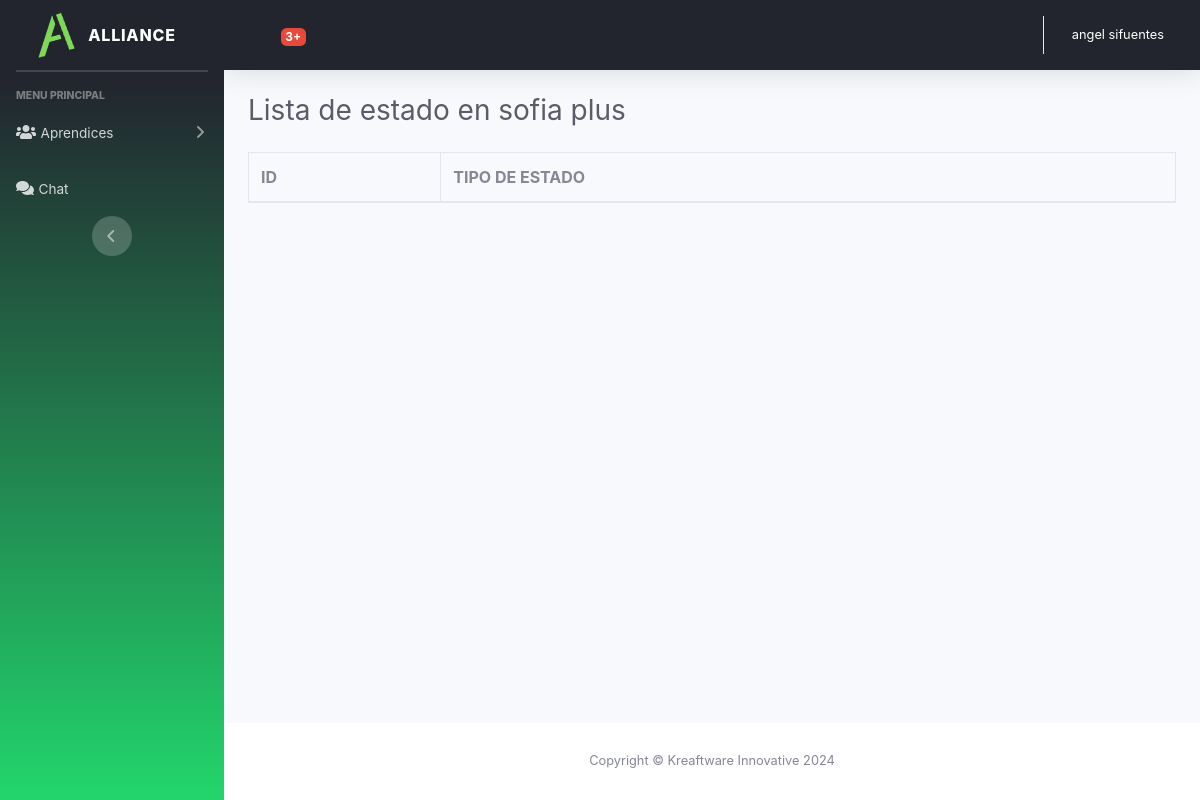
Page /sistema/lista_estado.php (signed in) on the earlier database version.
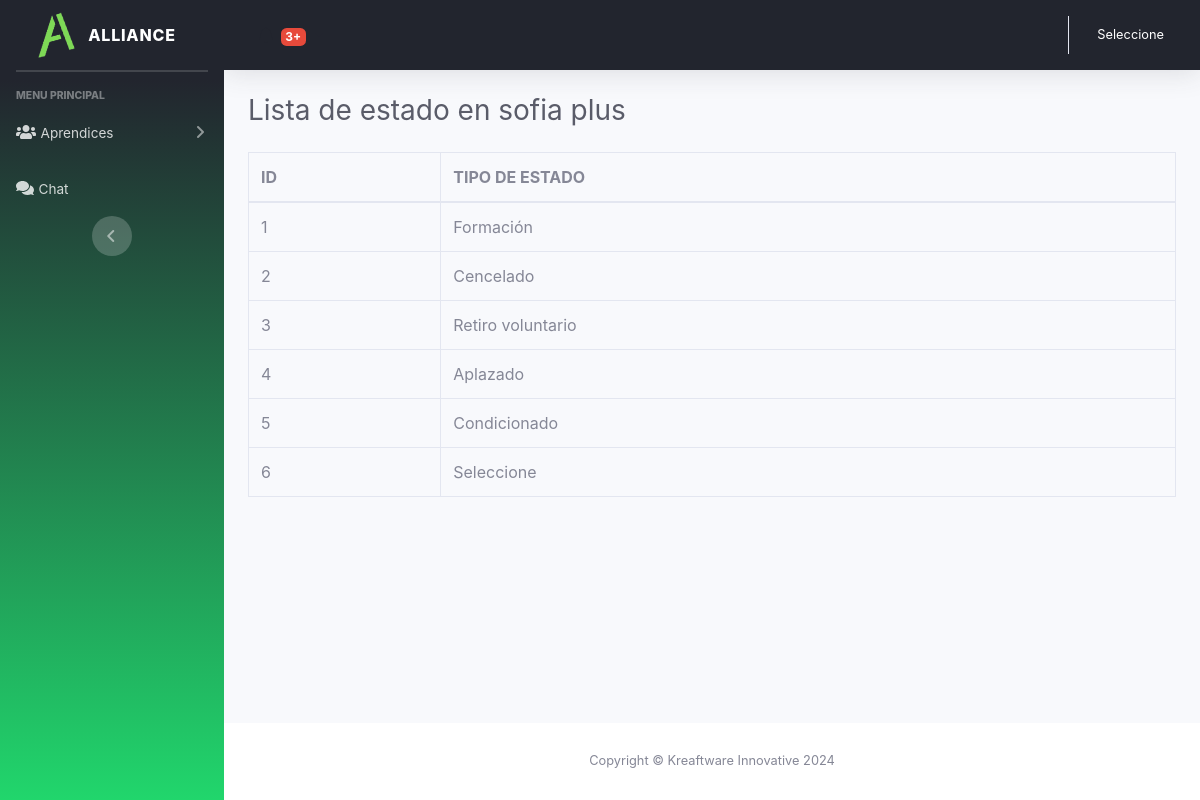
Same page on the later database version.
### tables this page shows
CREATE TABLE IF NOT EXISTS `estado_apre` (
  `id_estado` int NOT NULL AUTO_INCREMENT,
  `cod_estado` int NOT NULL,
  `estado_apren` varchar(250) NOT NULL,
  PRIMARY KEY (`id_estado`)
);

### sistema/lista_estado.php (the view, shortened to what this page needs)
<?php include_once "includes/header.php"; ?>
<div class="container-fluid">
	<div class="d-sm-flex align-items-center justify-content-between mb-4">
		<h1 class="h3 mb-0 text-gray-800">Lista de estado en  sofia plus</h1>
	</div>
    <div class="row">
		<div class="col-lg-12">
	    	<div class="table-responsive">
				<table class="table table-bordered" id="table">
					<thead class="table table-bordered " width="100%" cellspacing="0">
                                <tr>
                                    <th>ID</th>
                                    <th>TIPO DE ESTADO</th>
                                </tr>
                            </thead>
                            <tbody>
                                <?php
                                include "../conexion.php";
                                $query = mysqli_query($conexion, "SELECT * FROM estado_apre");
                                $result = mysqli_num_rows($query);
                                if ($result > 0) {
                                    while ($data = mysqli_fetch_assoc($query)) { ?>
                                        <tr>
                                            <td><?php echo $data['id_estado']; ?></td>
                                            <td><?php echo $data['estado_apren']; ?></td>
                                        </tr>
                                <?php }
                                } ?>
                            </tbody>
				</table>
			  </div>
        </div>
     </div>
</div>
</div>
<?php include_once "includes/footer.php"; ?>

### sistema/includes/header.php (shortened to what this page needs)
<!DOCTYPE html>
<html lang="en">
<head>
	<link href="css/style.css" rel="stylesheet">
	<link href="css/sb-admin-2.min.css" rel="stylesheet">
	<link rel="stylesheet" href="css/dataTables.bootstrap4.min.css">
	<link rel="stylesheet" href="https://cdnjs.cloudflare.com/ajax/libs/font-awesome/6.0.0-beta3/css/all.min.css">
</head>
<body id="page-top">
	<div id="wrapper">
		<?php include_once "includes/menu.php"; ?>
		<div id="content-wrapper" class="d-flex flex-column">
			<div id="content">
				<nav class="navbar navbar-expand navbar-light bg-primary text-white topbar mb-4 static-top shadow">
					<a class="nav-link dropdown-toggle" href="#" id="alertsDropdown" role="button"
                                data-toggle="dropdown" aria-haspopup="true" aria-expanded="false">
                                <i class="fas fa-bell fa-fw"></i>
                                <span class="badge badge-danger badge-counter">3+</span>
                            </a>
					<ul class="navbar-nav ml-auto">
						<li class="nav-item dropdown no-arrow">
							<a class="nav-link dropdown-toggle" href="#" id="userDropdown" role="button" data-toggle="dropdown" aria-haspopup="true" aria-expanded="false">
								<span class="mr-2 d-none d-lg-inline small text-white"><?php echo $_SESSION['nombre']; ?></span>
							</a>
						</li>
					</ul>
				</nav>

### sistema/includes/menu.php (shortened to what this page needs)
<ul class="navbar-nav bg-gradient-primary sidebar sidebar-dark accordion" id="accordionSidebar">
	<a class="sidebar-brand d-flex align-items-center justify-content-center" href="index.php">
		<div class="sidebar-brand-icon rotate-n-15">
			<img src="../assets/img/logo.png"   style="height: 40px;
  width: 40px;   padding: 0rem;">
		</div>
		<div class="sidebar-brand-text mx-3">Alliance</div>
	</a>
	<hr class="sidebar-divider my-0">
	<hr class="sidebar-divider">
	<div class="sidebar-heading">
		Menu principal
	</div>
	<li class="nav-item">
		<a class="nav-link collapsed" href="#" data-toggle="collapse" data-target="#collapseClientes" aria-expanded="true" aria-controls="collapseUtilities">
		<i class="fas fa-solid fa-users"></i>
			<span>Aprendices</span>
		</a>
	</li>
	<li class="nav-item">
		<a class="nav-link collapsed" href="chat.php" >
		<i class="fas fa-solid fa-comments"></i>
			<span>Chat</span>
		</a>
	</li>
	        <div class="text-center d-none d-md-inline">
                <button class="rounded-circle border-0" id="sidebarToggle"></button>
            </div>
</ul>

### sistema/includes/footer.php (shortened to what this page needs)
<footer class="sticky-footer bg-white">
  <div class="container my-auto">
    <div class="copyright text-center my-auto">
      <span>Copyright &copy; Kreaftware Innovative  <?php echo date("Y"); ?></span>
    </div>
  </div>
</footer>
</div>
</div>
</body>
</html>

Differences in the rows shown:
added estado_apre: id_estado "1", estado_apren "Formación"
added estado_apre: id_estado "2", estado_apren "Cencelado"
added estado_apre: id_estado "3", estado_apren "Retiro voluntario"
added estado_apre: id_estado "4", estado_apren "Aplazado"
added estado_apre: id_estado "5", estado_apren "Condicionado"
added estado_apre: id_estado "6", estado_apren "Seleccione"
Other differences:
$_SESSION['nombre']: "angel sifuentes" → "Seleccione"
